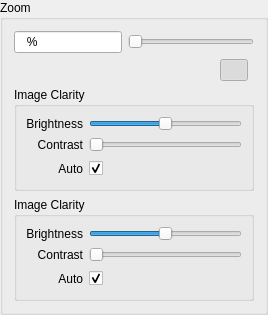
         <widget class="QGroupBox" name="zoomGroup">
          <property name="minimumSize">
           <size>
            <width>0</width>
            <height>0</height>
           </size>
          </property>
          <property name="title">
           <string>Zoom</string>
          </property>
          <layout class="QVBoxLayout" name="verticalLayout_3">
           <item>
            <layout class="QHBoxLayout" name="horizontalLayout_5" stretch="1,0">
             <item>
              <widget class="QLineEdit" name="zoomEdit">
               <property name="maximumSize">
                <size>
                 <width>16777215</width>
                 <height>16777215</height>
                </size>
               </property>
               <property name="statusTip">
                <string>Enter a desired zoom level</string>
               </property>
               <property name="inputMask">
                <string extracomment="First characted must be 1-9; second must be 0-9; third (0-9) is optional; ends with %">D90%; </string>
               </property>
              </widget>
             </item>
             <item>
              <widget class="QSlider" name="zoomSlider">
               <property name="minimumSize">
                <size>
                 <width>126</width>
                 <height>0</height>
                </size>
               </property>
               <property name="maximumSize">
                <size>
                 <width>126</width>
                 <height>16777215</height>
                </size>
               </property>
               <property name="statusTip">
                <string>Drag slider to change zoom level</string>
               </property>
               <property name="maximum">
                <number>999</number>
               </property>
               <property name="orientation">
                <enum>Qt::Horizontal</enum>
               </property>
              </widget>
             </item>
            </layout>
           </item>
           <item>
            <layout class="QHBoxLayout" name="horizontalLayout">
             <item>
              <widget class="QPushButton" name="zoomOutButton">
               <property name="maximumSize">
                <size>
                 <width>28</width>
                 <height>16777215</height>
                </size>
               </property>
               <property name="toolTip">
                <string>Zoom Out</string>
               </property>
               <property name="statusTip">
                <string>Zoom out of the image</string>
               </property>
               <property name="text">
                <string/>
               </property>
               <property name="icon">
                <iconset resource="ncm_qseries.qrc">
                 <normaloff>:/images/zoom_out.png</normaloff>:/images/zoom_out.png</iconset>
               </property>
               <property name="iconSize">
                <size>
                 <width>24</width>
                 <height>24</height>
                </size>
               </property>
               <property name="flat">
                <bool>true</bool>
               </property>
              </widget>
             </item>
             <item>
              <widget class="QPushButton" name="zoomInButton">
               <property name="maximumSize">
                <size>
                 <width>28</width>
                 <height>16777215</height>
                </size>
               </property>
               <property name="toolTip">
                <string>Zoom In</string>
               </property>
               <property name="statusTip">
                <string>Zoom into the image</string>
               </property>
               <property name="text">
                <string/>
               </property>
               <property name="icon">
                <iconset resource="ncm_qseries.qrc">
                 <normaloff>:/images/zoom_in.png</normaloff>:/images/zoom_in.png</iconset>
               </property>
               <property name="iconSize">
                <size>
                 <width>24</width>
                 <height>24</height>
                </size>
               </property>
               <property name="flat">
                <bool>true</bool>
               </property>
              </widget>
             </item>
             <item>
              <widget class="QPushButton" name="zoomFitButton">
               <property name="maximumSize">
                <size>
                 <width>28</width>
                 <height>16777215</height>
                </size>
               </property>
               <property name="toolTip">
                <string>Fit</string>
               </property>
               <property name="statusTip">
                <string>Scale the image to fit within the viewport</string>
               </property>
               <property name="whatsThis">
                <string>&lt;!DOCTYPE HTML PUBLIC &quot;-//W3C//DTD HTML 4.0//EN&quot; &quot;http://www.w3.org/TR/REC-html40/strict.dtd&quot;&gt;
&lt;html&gt;&lt;head&gt;&lt;meta name=&quot;qrichtext&quot; content=&quot;1&quot; /&gt;&lt;style type=&quot;text/css&quot;&gt;
p, li { white-space: pre-wrap; }
&lt;/style&gt;&lt;/head&gt;&lt;body style=&quot; font-family:'MS Shell Dlg 2'; font-size:8.25pt; font-weight:400; font-style:normal;&quot;&gt;
&lt;p style=&quot; margin-top:0px; margin-bottom:0px; margin-left:0px; margin-right:0px; -qt-block-indent:0; text-indent:0px;&quot;&gt;&lt;span style=&quot; font-size:8pt;&quot;&gt;Scales the image such that the image just fits within the window in which it is viewed.&lt;/span&gt;&lt;/p&gt;
&lt;p style=&quot;-qt-paragraph-type:empty; margin-top:0px; margin-bottom:0px; margin-left:0px; margin-right:0px; -qt-block-indent:0; text-indent:0px; font-size:8pt;&quot;&gt;&lt;/p&gt;&lt;/body&gt;&lt;/html&gt;</string>
               </property>
               <property name="text">
                <string/>
               </property>
               <property name="icon">
                <iconset resource="ncm_qseries.qrc">
                 <normaloff>:/images/fit_both.png</normaloff>:/images/fit_both.png</iconset>
               </property>
               <property name="iconSize">
                <size>
                 <width>24</width>
                 <height>24</height>
                </size>
               </property>
               <property name="flat">
                <bool>true</bool>
               </property>
              </widget>
             </item>
             <item>
              <widget class="QPushButton" name="zoomFitWButton">
               <property name="maximumSize">
                <size>
                 <width>28</width>
                 <height>16777215</height>
                </size>
               </property>
               <property name="toolTip">
                <string>Fit Width</string>
               </property>
               <property name="statusTip">
                <string>Scale the image such that its width matches that of the viewport</string>
               </property>
               <property name="whatsThis">
                <string>&lt;!DOCTYPE HTML PUBLIC &quot;-//W3C//DTD HTML 4.0//EN&quot; &quot;http://www.w3.org/TR/REC-html40/strict.dtd&quot;&gt;
&lt;html&gt;&lt;head&gt;&lt;meta name=&quot;qrichtext&quot; content=&quot;1&quot; /&gt;&lt;style type=&quot;text/css&quot;&gt;
p, li { white-space: pre-wrap; }
&lt;/style&gt;&lt;/head&gt;&lt;body style=&quot; font-family:'MS Shell Dlg 2'; font-size:8.25pt; font-weight:400; font-style:normal;&quot;&gt;
&lt;p style=&quot; margin-top:0px; margin-bottom:0px; margin-left:0px; margin-right:0px; -qt-block-indent:0; text-indent:0px;&quot;&gt;&lt;span style=&quot; font-size:8pt;&quot;&gt;Sizes the image such that the width of the image matches the width of the window in which it is viewed.&lt;/span&gt;&lt;/p&gt;
&lt;p style=&quot;-qt-paragraph-type:empty; margin-top:0px; margin-bottom:0px; margin-left:0px; margin-right:0px; -qt-block-indent:0; text-indent:0px; font-size:8pt;&quot;&gt;&lt;/p&gt;&lt;/body&gt;&lt;/html&gt;</string>
               </property>
               <property name="text">
                <string/>
               </property>
               <property name="icon">
                <iconset resource="ncm_qseries.qrc">
                 <normaloff>:/images/fit_width.png</normaloff>:/images/fit_width.png</iconset>
               </property>
               <property name="iconSize">
                <size>
                 <width>24</width>
                 <height>24</height>
                </size>
               </property>
               <property name="flat">
                <bool>true</bool>
               </property>
              </widget>
             </item>
             <item>
              <widget class="QPushButton" name="zoomFitHButton">
               <property name="maximumSize">
                <size>
                 <width>28</width>
                 <height>16777215</height>
                </size>
               </property>
               <property name="toolTip">
                <string>Fit Height</string>
               </property>
               <property name="statusTip">
                <string>Scale the image such that its height matches that of the viewport</string>
               </property>
               <property name="whatsThis">
                <string/>
               </property>
               <property name="text">
                <string/>
               </property>
               <property name="icon">
                <iconset resource="ncm_qseries.qrc">
                 <normaloff>:/images/fit_height.png</normaloff>:/images/fit_height.png</iconset>
               </property>
               <property name="iconSize">
                <size>
                 <width>24</width>
                 <height>24</height>
                </size>
               </property>
               <property name="flat">
                <bool>true</bool>
               </property>
              </widget>
             </item>
             <item>
              <widget class="QPushButton" name="gridButton">
               <property name="maximumSize">
                <size>
                 <width>28</width>
                 <height>16777215</height>
                </size>
               </property>
               <property name="toolTip">
                <string>Toggle grid</string>
               </property>
               <property name="statusTip">
                <string>Turn the scale grid on or off</string>
               </property>
               <property name="whatsThis">
                <string>&lt;!DOCTYPE HTML PUBLIC &quot;-//W3C//DTD HTML 4.0//EN&quot; &quot;http://www.w3.org/TR/REC-html40/strict.dtd&quot;&gt;
&lt;html&gt;&lt;head&gt;&lt;meta name=&quot;qrichtext&quot; content=&quot;1&quot; /&gt;&lt;style type=&quot;text/css&quot;&gt;
p, li { white-space: pre-wrap; }
&lt;/style&gt;&lt;/head&gt;&lt;body style=&quot; font-family:'MS Shell Dlg 2'; font-size:8.25pt; font-weight:400; font-style:normal;&quot;&gt;
&lt;p style=&quot; margin-top:0px; margin-bottom:0px; margin-left:0px; margin-right:0px; -qt-block-indent:0; text-indent:0px;&quot;&gt;&lt;span style=&quot; font-size:8pt;&quot;&gt;Scales the image such that the image just fits within the window in which it is viewed.&lt;/span&gt;&lt;/p&gt;
&lt;p style=&quot;-qt-paragraph-type:empty; margin-top:0px; margin-bottom:0px; margin-left:0px; margin-right:0px; -qt-block-indent:0; text-indent:0px; font-size:8pt;&quot;&gt;&lt;/p&gt;&lt;/body&gt;&lt;/html&gt;</string>
               </property>
               <property name="text">
                <string/>
               </property>
               <property name="icon">
                <iconset resource="ncm_qseries.qrc">
                 <normaloff>:/images/grid.png</normaloff>:/images/grid.png</iconset>
               </property>
               <property name="iconSize">
                <size>
                 <width>24</width>
                 <height>24</height>
                </size>
               </property>
               <property name="checkable">
                <bool>true</bool>
               </property>
               <property name="checked">
                <bool>true</bool>
               </property>
              </widget>
             </item>
            </layout>
           </item>
           <item>
            <widget class="QGroupBox" name="imageGroup">
             <property name="title">
              <string>Image Clarity</string>
             </property>
             <layout class="QGridLayout" name="gridLayout_2">
              <item row="0" column="0">
               <widget class="QLabel" name="brightnessLabel">
                <property name="text">
                 <string>Brightness</string>
                </property>
                <property name="alignment">
                 <set>Qt::AlignRight|Qt::AlignTrailing|Qt::AlignVCenter</set>
                </property>
               </widget>
              </item>
              <item row="1" column="0">
               <widget class="QLabel" name="contastLabel">
                <property name="text">
                 <string>Contrast</string>
                </property>
                <property name="alignment">
                 <set>Qt::AlignRight|Qt::AlignTrailing|Qt::AlignVCenter</set>
                </property>
               </widget>
              </item>
              <item row="0" column="1">
               <widget class="QSlider" name="brightnessSlider">
                <property name="enabled">
                 <bool>true</bool>
                </property>
                <property name="toolTip">
                 <string>Modify Brightness</string>
                </property>
                <property name="statusTip">
                 <string>Drag the sliderbar to modify the brightness</string>
                </property>
                <property name="minimum">
                 <number>0</number>
                </property>
                <property name="maximum">
                 <number>255</number>
                </property>
                <property name="value">
                 <number>127</number>
                </property>
                <property name="orientation">
                 <enum>Qt::Horizontal</enum>
                </property>
               </widget>
              </item>
              <item row="1" column="1">
               <widget class="QSlider" name="contrastSlider">
                <property name="enabled">
                 <bool>true</bool>
                </property>
                <property name="toolTip">
                 <string>Modify Contrast</string>
                </property>
                <property name="statusTip">
                 <string>Drag the sliderbar to modify the contrast</string>
                </property>
                <property name="maximum">
                 <number>255</number>
                </property>
                <property name="value">
                 <number>0</number>
                </property>
                <property name="orientation">
                 <enum>Qt::Horizontal</enum>
                </property>
               </widget>
              </item>
              <item row="2" column="1">
               <widget class="QCheckBox" name="autoContrast">
                <property name="minimumSize">
                 <size>
                  <width>0</width>
                  <height>21</height>
                 </size>
                </property>
                <property name="toolTip">
                 <string/>
                </property>
                <property name="statusTip">
                 <string>Allow system to control brightness and contrast automatically</string>
                </property>
                <property name="text">
                 <string/>
                </property>
                <property name="checked">
                 <bool>true</bool>
                </property>
               </widget>
              </item>
              <item row="2" column="0">
               <widget class="QLabel" name="label_2">
                <property name="text">
                 <string>Auto</string>
                </property>
                <property name="alignment">
                 <set>Qt::AlignRight|Qt::AlignTrailing|Qt::AlignVCenter</set>
                </property>
               </widget>
              </item>
             </layout>
            </widget>
           </item>
           <item>
            <widget class="QGroupBox" name="imageGroup_2">
             <property name="title">
              <string>Image Clarity</string>
             </property>
             <layout class="QGridLayout" name="gridLayout_8">
              <item row="0" column="0">
               <widget class="QLabel" name="brightnessLabel_2">
                <property name="text">
                 <string>Brightness</string>
                </property>
                <property name="alignment">
                 <set>Qt::AlignRight|Qt::AlignTrailing|Qt::AlignVCenter</set>
                </property>
               </widget>
              </item>
              <item row="1" column="0">
               <widget class="QLabel" name="contastLabel_2">
                <property name="text">
                 <string>Contrast</string>
                </property>
                <property name="alignment">
                 <set>Qt::AlignRight|Qt::AlignTrailing|Qt::AlignVCenter</set>
                </property>
               </widget>
              </item>
              <item row="0" column="1">
               <widget class="QSlider" name="brightnessSlider_2">
                <property name="enabled">
                 <bool>true</bool>
                </property>
                <property name="toolTip">
                 <string>Modify Brightness</string>
                </property>
                <property name="statusTip">
                 <string>Drag the sliderbar to modify the brightness</string>
                </property>
                <property name="minimum">
                 <number>0</number>
                </property>
                <property name="maximum">
                 <number>255</number>
                </property>
                <property name="value">
                 <number>127</number>
                </property>
                <property name="orientation">
                 <enum>Qt::Horizontal</enum>
                </property>
               </widget>
              </item>
              <item row="1" column="1">
               <widget class="QSlider" name="contrastSlider_2">
                <property name="enabled">
                 <bool>true</bool>
                </property>
                <property name="toolTip">
                 <string>Modify Contrast</string>
                </property>
                <property name="statusTip">
                 <string>Drag the sliderbar to modify the contrast</string>
                </property>
                <property name="maximum">
                 <number>255</number>
                </property>
                <property name="value">
                 <number>0</number>
                </property>
                <property name="orientation">
                 <enum>Qt::Horizontal</enum>
                </property>
               </widget>
              </item>
              <item row="2" column="1">
               <widget class="QCheckBox" name="autoContrast_2">
                <property name="minimumSize">
                 <size>
                  <width>0</width>
                  <height>21</height>
                 </size>
                </property>
                <property name="toolTip">
                 <string/>
                </property>
                <property name="statusTip">
                 <string>Allow system to control brightness and contrast automatically</string>
                </property>
                <property name="text">
                 <string/>
                </property>
                <property name="checked">
                 <bool>true</bool>
                </property>
               </widget>
              </item>
              <item row="2" column="0">
               <widget class="QLabel" name="label_3">
                <property name="text">
                 <string>Auto</string>
                </property>
                <property name="alignment">
                 <set>Qt::AlignRight|Qt::AlignTrailing|Qt::AlignVCenter</set>
                </property>
               </widget>
              </item>
             </layout>
            </widget>
           </item>
          </layout>
         </widget>
